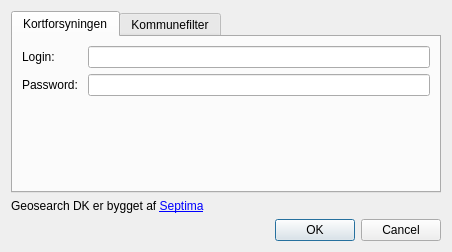
<?xml version="1.0" encoding="UTF-8"?>
<ui version="4.0">
 <class>Dialog</class>
 <widget class="QDialog" name="Dialog">
  <property name="geometry">
   <rect>
    <x>0</x>
    <y>0</y>
    <width>452</width>
    <height>252</height>
   </rect>
  </property>
  <property name="sizePolicy">
   <sizepolicy hsizetype="Expanding" vsizetype="Expanding">
    <horstretch>0</horstretch>
    <verstretch>0</verstretch>
   </sizepolicy>
  </property>
  <property name="windowTitle">
   <string>Dialog</string>
  </property>
  <layout class="QVBoxLayout" name="verticalLayout_2">
   <item>
    <layout class="QVBoxLayout" name="verticalLayout">
     <item>
      <layout class="QFormLayout" name="formLayout"/>
     </item>
     <item>
      <widget class="QTabWidget" name="tabWidget">
       <property name="currentIndex">
        <number>0</number>
       </property>
       <widget class="QWidget" name="kortforsyningenTab">
        <property name="sizePolicy">
         <sizepolicy hsizetype="Expanding" vsizetype="Expanding">
          <horstretch>0</horstretch>
          <verstretch>0</verstretch>
         </sizepolicy>
        </property>
        <property name="minimumSize">
         <size>
          <width>0</width>
          <height>0</height>
         </size>
        </property>
        <attribute name="title">
         <string>Kortforsyningen</string>
        </attribute>
        <layout class="QFormLayout" name="formLayout_3">
         <property name="sizeConstraint">
          <enum>QLayout::SetDefaultConstraint</enum>
         </property>
         <property name="fieldGrowthPolicy">
          <enum>QFormLayout::ExpandingFieldsGrow</enum>
         </property>
         <property name="labelAlignment">
          <set>Qt::AlignLeading|Qt::AlignLeft|Qt::AlignVCenter</set>
         </property>
         <item row="1" column="1">
          <widget class="QLineEdit" name="loginLineEdit"/>
         </item>
         <item row="2" column="0">
          <widget class="QLabel" name="passwordLabel_2">
           <property name="text">
            <string>Password: </string>
           </property>
          </widget>
         </item>
         <item row="2" column="1">
          <widget class="QLineEdit" name="passwordLineEdit">
           <property name="inputMethodHints">
            <set>Qt::ImhNoAutoUppercase|Qt::ImhNoPredictiveText</set>
           </property>
           <property name="echoMode">
            <enum>QLineEdit::PasswordEchoOnEdit</enum>
           </property>
          </widget>
         </item>
         <item row="1" column="0">
          <widget class="QLabel" name="loginLabel">
           <property name="text">
            <string>Login:</string>
           </property>
          </widget>
         </item>
        </layout>
       </widget>
       <widget class="QWidget" name="tab">
        <property name="sizePolicy">
         <sizepolicy hsizetype="Expanding" vsizetype="Expanding">
          <horstretch>0</horstretch>
          <verstretch>0</verstretch>
         </sizepolicy>
        </property>
        <attribute name="title">
         <string>Kommunefilter</string>
        </attribute>
        <layout class="QFormLayout" name="formLayout_4">
         <property name="fieldGrowthPolicy">
          <enum>QFormLayout::ExpandingFieldsGrow</enum>
         </property>
         <property name="labelAlignment">
          <set>Qt::AlignLeading|Qt::AlignLeft|Qt::AlignVCenter</set>
         </property>
         <property name="formAlignment">
          <set>Qt::AlignLeading|Qt::AlignLeft|Qt::AlignTop</set>
         </property>
         <item row="0" column="0">
          <widget class="QLabel" name="kommunekoderLabel">
           <property name="text">
            <string>Kommunekoder: </string>
           </property>
          </widget>
         </item>
         <item row="0" column="1">
          <widget class="QLineEdit" name="kommunekoderLineEdit">
           <property name="toolTip">
            <string>Eksempel: 101, 147, 157</string>
           </property>
           <property name="placeholderText">
            <string>Eksempel: 101, 147, 157</string>
           </property>
          </widget>
         </item>
        </layout>
       </widget>
      </widget>
     </item>
     <item>
      <widget class="QLabel" name="copyrightLabel">
       <property name="text">
        <string>Geosearch DK er bygget af  &lt;a href=&quot;http://www.septima.dk&quot;&gt;Septima&lt;/a&gt;</string>
       </property>
       <property name="openExternalLinks">
        <bool>true</bool>
       </property>
      </widget>
     </item>
     <item>
      <layout class="QHBoxLayout" name="horizontalLayout"/>
     </item>
     <item>
      <widget class="QDialogButtonBox" name="buttonBox">
       <property name="orientation">
        <enum>Qt::Horizontal</enum>
       </property>
       <property name="standardButtons">
        <set>QDialogButtonBox::Cancel|QDialogButtonBox::Ok</set>
       </property>
      </widget>
     </item>
    </layout>
   </item>
  </layout>
 </widget>
 <resources/>
 <connections>
  <connection>
   <sender>buttonBox</sender>
   <signal>accepted()</signal>
   <receiver>Dialog</receiver>
   <slot>accept()</slot>
   <hints>
    <hint type="sourcelabel">
     <x>248</x>
     <y>254</y>
    </hint>
    <hint type="destinationlabel">
     <x>157</x>
     <y>274</y>
    </hint>
   </hints>
  </connection>
  <connection>
   <sender>buttonBox</sender>
   <signal>rejected()</signal>
   <receiver>Dialog</receiver>
   <slot>reject()</slot>
   <hints>
    <hint type="sourcelabel">
     <x>316</x>
     <y>260</y>
    </hint>
    <hint type="destinationlabel">
     <x>286</x>
     <y>274</y>
    </hint>
   </hints>
  </connection>
 </connections>
</ui>
